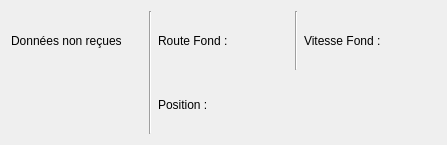
<?xml version="1.0" encoding="UTF-8"?>
<ui version="4.0">
 <class>NavData</class>
 <widget class="QWidget" name="NavData">
  <property name="geometry">
   <rect>
    <x>0</x>
    <y>0</y>
    <width>447</width>
    <height>145</height>
   </rect>
  </property>
  <property name="windowTitle">
   <string>Form</string>
  </property>
  <layout class="QGridLayout" name="gridLayout">
   <item row="0" column="0">
    <widget class="QLabel" name="l_DateHeureGPS">
     <property name="text">
      <string>Données non reçues</string>
     </property>
    </widget>
   </item>
   <item row="0" column="1" rowspan="2">
    <widget class="Line" name="line">
     <property name="orientation">
      <enum>Qt::Vertical</enum>
     </property>
    </widget>
   </item>
   <item row="0" column="2">
    <widget class="QLabel" name="l_COG">
     <property name="text">
      <string>Route Fond :</string>
     </property>
    </widget>
   </item>
   <item row="0" column="3">
    <widget class="Line" name="line_2">
     <property name="orientation">
      <enum>Qt::Vertical</enum>
     </property>
    </widget>
   </item>
   <item row="0" column="4">
    <widget class="QLabel" name="l_SOG">
     <property name="text">
      <string>Vitesse Fond :</string>
     </property>
    </widget>
   </item>
   <item row="1" column="0">
    <widget class="QLabel" name="l_dtPC">
     <property name="text">
      <string/>
     </property>
    </widget>
   </item>
   <item row="1" column="2" colspan="3">
    <widget class="QLabel" name="l_Position">
     <property name="text">
      <string>Position :</string>
     </property>
    </widget>
   </item>
  </layout>
 </widget>
 <resources/>
 <connections/>
</ui>
